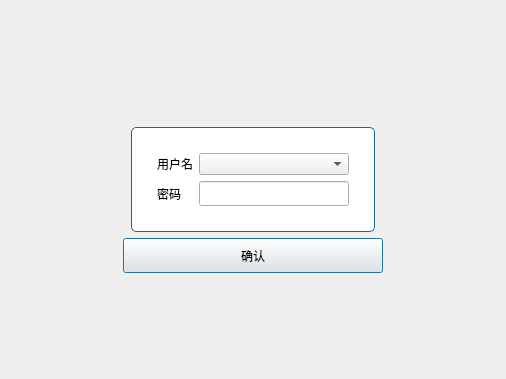
<?xml version="1.0" encoding="UTF-8"?>
<ui version="4.0">
 <class>Login</class>
 <widget class="QDialog" name="Login">
  <property name="geometry">
   <rect>
    <x>0</x>
    <y>0</y>
    <width>506</width>
    <height>379</height>
   </rect>
  </property>
  <property name="windowTitle">
   <string>Dialog</string>
  </property>
  <property name="styleSheet">
   <string notr="true">#Login{
Border-image:url(:/images/login_bg.png);}
</string>
  </property>
  <layout class="QVBoxLayout" name="verticalLayout">
   <item>
    <spacer name="verticalSpacer">
     <property name="orientation">
      <enum>Qt::Vertical</enum>
     </property>
     <property name="sizeHint" stdset="0">
      <size>
       <width>20</width>
       <height>40</height>
      </size>
     </property>
    </spacer>
   </item>
   <item>
    <layout class="QHBoxLayout" name="horizontalLayout_3">
     <property name="topMargin">
      <number>20</number>
     </property>
     <property name="bottomMargin">
      <number>0</number>
     </property>
     <item>
      <spacer name="horizontalSpacer_3">
       <property name="orientation">
        <enum>Qt::Horizontal</enum>
       </property>
       <property name="sizeHint" stdset="0">
        <size>
         <width>40</width>
         <height>20</height>
        </size>
       </property>
      </spacer>
     </item>
     <item>
      <widget class="QFrame" name="formFrame">
       <property name="styleSheet">
        <string notr="true">#formFrame{
border:1px solid rgb(24,103,155) ;
border-radius:5px;
background-color:white;}
</string>
       </property>
       <layout class="QFormLayout" name="formLayout_3">
        <property name="leftMargin">
         <number>25</number>
        </property>
        <property name="topMargin">
         <number>25</number>
        </property>
        <property name="rightMargin">
         <number>25</number>
        </property>
        <property name="bottomMargin">
         <number>25</number>
        </property>
        <item row="1" column="0">
         <widget class="QLabel" name="label_2">
          <property name="text">
           <string>密码</string>
          </property>
         </widget>
        </item>
        <item row="1" column="1">
         <widget class="QLineEdit" name="lineEdit_password">
          <property name="minimumSize">
           <size>
            <width>150</width>
            <height>25</height>
           </size>
          </property>
          <property name="echoMode">
           <enum>QLineEdit::Password</enum>
          </property>
         </widget>
        </item>
        <item row="0" column="0">
         <widget class="QLabel" name="label">
          <property name="text">
           <string>用户名</string>
          </property>
         </widget>
        </item>
        <item row="0" column="1">
         <widget class="QComboBox" name="comboBox_username"/>
        </item>
       </layout>
      </widget>
     </item>
     <item>
      <spacer name="horizontalSpacer_4">
       <property name="orientation">
        <enum>Qt::Horizontal</enum>
       </property>
       <property name="sizeHint" stdset="0">
        <size>
         <width>40</width>
         <height>20</height>
        </size>
       </property>
      </spacer>
     </item>
    </layout>
   </item>
   <item>
    <layout class="QHBoxLayout" name="horizontalLayout">
     <item>
      <spacer name="horizontalSpacer">
       <property name="orientation">
        <enum>Qt::Horizontal</enum>
       </property>
       <property name="sizeHint" stdset="0">
        <size>
         <width>40</width>
         <height>20</height>
        </size>
       </property>
      </spacer>
     </item>
     <item>
      <widget class="QPushButton" name="pushButton_enter">
       <property name="minimumSize">
        <size>
         <width>260</width>
         <height>35</height>
        </size>
       </property>
       <property name="styleSheet">
        <string notr="true">QPushButton:pressed{
border: 1px solid rgb(24, 103, 155);
border-radius: 5px;
background-color: rgb(124, 203, 255);
color: white;
}
</string>
       </property>
       <property name="text">
        <string>确认</string>
       </property>
      </widget>
     </item>
     <item>
      <spacer name="horizontalSpacer_2">
       <property name="orientation">
        <enum>Qt::Horizontal</enum>
       </property>
       <property name="sizeHint" stdset="0">
        <size>
         <width>40</width>
         <height>20</height>
        </size>
       </property>
      </spacer>
     </item>
    </layout>
   </item>
   <item>
    <spacer name="verticalSpacer_2">
     <property name="orientation">
      <enum>Qt::Vertical</enum>
     </property>
     <property name="sizeHint" stdset="0">
      <size>
       <width>20</width>
       <height>40</height>
      </size>
     </property>
    </spacer>
   </item>
  </layout>
 </widget>
 <resources/>
 <connections/>
</ui>
